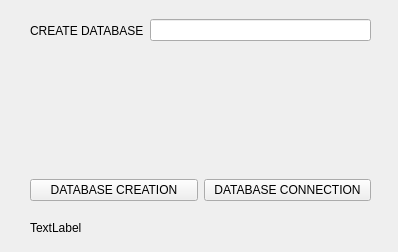
<?xml version="1.0" encoding="UTF-8"?>
<ui version="4.0">
 <class>Form</class>
 <widget class="QWidget" name="Form">
  <property name="geometry">
   <rect>
    <x>0</x>
    <y>0</y>
    <width>398</width>
    <height>252</height>
   </rect>
  </property>
  <property name="windowTitle">
   <string>Form</string>
  </property>
  <widget class="QWidget" name="horizontalLayoutWidget">
   <property name="geometry">
    <rect>
     <x>30</x>
     <y>10</y>
     <width>341</width>
     <height>41</height>
    </rect>
   </property>
   <layout class="QHBoxLayout" name="horizontalLayout">
    <item>
     <widget class="QLabel" name="label">
      <property name="text">
       <string>CREATE DATABASE</string>
      </property>
     </widget>
    </item>
    <item>
     <widget class="QLineEdit" name="lineEdit"/>
    </item>
   </layout>
  </widget>
  <widget class="QWidget" name="horizontalLayoutWidget_2">
   <property name="geometry">
    <rect>
     <x>30</x>
     <y>170</y>
     <width>341</width>
     <height>41</height>
    </rect>
   </property>
   <layout class="QHBoxLayout" name="horizontalLayout_2">
    <item>
     <widget class="QPushButton" name="pushButtonCreateDb">
      <property name="text">
       <string>DATABASE CREATION</string>
      </property>
     </widget>
    </item>
    <item>
     <widget class="QPushButton" name="pushButtonDbcon">
      <property name="text">
       <string>DATABASE CONNECTION</string>
      </property>
     </widget>
    </item>
   </layout>
  </widget>
  <widget class="QLabel" name="labelResult">
   <property name="geometry">
    <rect>
     <x>30</x>
     <y>220</y>
     <width>251</width>
     <height>16</height>
    </rect>
   </property>
   <property name="text">
    <string>TextLabel</string>
   </property>
  </widget>
 </widget>
 <resources/>
 <connections/>
</ui>
